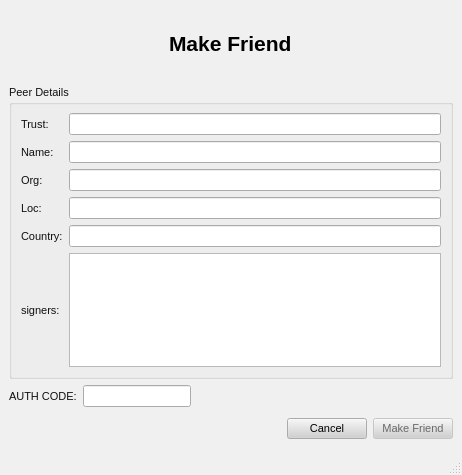
<ui version="4.0" >
 <class>ConnectDialog</class>
 <widget class="QMainWindow" name="ConnectDialog" >
  <property name="geometry" >
   <rect>
    <x>0</x>
    <y>0</y>
    <width>462</width>
    <height>475</height>
   </rect>
  </property>
  <property name="palette" >
   <palette>
    <active>
     <colorrole role="WindowText" >
      <brush brushstyle="SolidPattern" >
       <color alpha="255" >
        <red>16</red>
        <green>16</green>
        <blue>16</blue>
       </color>
      </brush>
     </colorrole>
     <colorrole role="Button" >
      <brush brushstyle="SolidPattern" >
       <color alpha="255" >
        <red>208</red>
        <green>208</green>
        <blue>208</blue>
       </color>
      </brush>
     </colorrole>
     <colorrole role="Light" >
      <brush brushstyle="SolidPattern" >
       <color alpha="255" >
        <red>255</red>
        <green>255</green>
        <blue>255</blue>
       </color>
      </brush>
     </colorrole>
     <colorrole role="Midlight" >
      <brush brushstyle="SolidPattern" >
       <color alpha="255" >
        <red>247</red>
        <green>247</green>
        <blue>247</blue>
       </color>
      </brush>
     </colorrole>
     <colorrole role="Dark" >
      <brush brushstyle="SolidPattern" >
       <color alpha="255" >
        <red>104</red>
        <green>104</green>
        <blue>104</blue>
       </color>
      </brush>
     </colorrole>
     <colorrole role="Mid" >
      <brush brushstyle="SolidPattern" >
       <color alpha="255" >
        <red>160</red>
        <green>160</green>
        <blue>160</blue>
       </color>
      </brush>
     </colorrole>
     <colorrole role="Text" >
      <brush brushstyle="SolidPattern" >
       <color alpha="255" >
        <red>0</red>
        <green>0</green>
        <blue>0</blue>
       </color>
      </brush>
     </colorrole>
     <colorrole role="BrightText" >
      <brush brushstyle="SolidPattern" >
       <color alpha="255" >
        <red>255</red>
        <green>255</green>
        <blue>255</blue>
       </color>
      </brush>
     </colorrole>
     <colorrole role="ButtonText" >
      <brush brushstyle="SolidPattern" >
       <color alpha="255" >
        <red>0</red>
        <green>0</green>
        <blue>0</blue>
       </color>
      </brush>
     </colorrole>
     <colorrole role="Base" >
      <brush brushstyle="SolidPattern" >
       <color alpha="255" >
        <red>255</red>
        <green>255</green>
        <blue>255</blue>
       </color>
      </brush>
     </colorrole>
     <colorrole role="Window" >
      <brush brushstyle="SolidPattern" >
       <color alpha="255" >
        <red>240</red>
        <green>240</green>
        <blue>240</blue>
       </color>
      </brush>
     </colorrole>
     <colorrole role="Shadow" >
      <brush brushstyle="SolidPattern" >
       <color alpha="255" >
        <red>0</red>
        <green>0</green>
        <blue>0</blue>
       </color>
      </brush>
     </colorrole>
     <colorrole role="Highlight" >
      <brush brushstyle="SolidPattern" >
       <color alpha="255" >
        <red>0</red>
        <green>0</green>
        <blue>0</blue>
       </color>
      </brush>
     </colorrole>
     <colorrole role="HighlightedText" >
      <brush brushstyle="SolidPattern" >
       <color alpha="255" >
        <red>255</red>
        <green>255</green>
        <blue>255</blue>
       </color>
      </brush>
     </colorrole>
     <colorrole role="Link" >
      <brush brushstyle="SolidPattern" >
       <color alpha="255" >
        <red>0</red>
        <green>0</green>
        <blue>255</blue>
       </color>
      </brush>
     </colorrole>
     <colorrole role="LinkVisited" >
      <brush brushstyle="SolidPattern" >
       <color alpha="255" >
        <red>255</red>
        <green>0</green>
        <blue>255</blue>
       </color>
      </brush>
     </colorrole>
     <colorrole role="AlternateBase" >
      <brush brushstyle="SolidPattern" >
       <color alpha="255" >
        <red>247</red>
        <green>247</green>
        <blue>247</blue>
       </color>
      </brush>
     </colorrole>
    </active>
    <inactive>
     <colorrole role="WindowText" >
      <brush brushstyle="SolidPattern" >
       <color alpha="255" >
        <red>16</red>
        <green>16</green>
        <blue>16</blue>
       </color>
      </brush>
     </colorrole>
     <colorrole role="Button" >
      <brush brushstyle="SolidPattern" >
       <color alpha="255" >
        <red>208</red>
        <green>208</green>
        <blue>208</blue>
       </color>
      </brush>
     </colorrole>
     <colorrole role="Light" >
      <brush brushstyle="SolidPattern" >
       <color alpha="255" >
        <red>255</red>
        <green>255</green>
        <blue>255</blue>
       </color>
      </brush>
     </colorrole>
     <colorrole role="Midlight" >
      <brush brushstyle="SolidPattern" >
       <color alpha="255" >
        <red>247</red>
        <green>247</green>
        <blue>247</blue>
       </color>
      </brush>
     </colorrole>
     <colorrole role="Dark" >
      <brush brushstyle="SolidPattern" >
       <color alpha="255" >
        <red>104</red>
        <green>104</green>
        <blue>104</blue>
       </color>
      </brush>
     </colorrole>
     <colorrole role="Mid" >
      <brush brushstyle="SolidPattern" >
       <color alpha="255" >
        <red>160</red>
        <green>160</green>
        <blue>160</blue>
       </color>
      </brush>
     </colorrole>
     <colorrole role="Text" >
      <brush brushstyle="SolidPattern" >
       <color alpha="255" >
        <red>0</red>
        <green>0</green>
        <blue>0</blue>
       </color>
      </brush>
     </colorrole>
     <colorrole role="BrightText" >
      <brush brushstyle="SolidPattern" >
       <color alpha="255" >
        <red>255</red>
        <green>255</green>
        <blue>255</blue>
       </color>
      </brush>
     </colorrole>
     <colorrole role="ButtonText" >
      <brush brushstyle="SolidPattern" >
       <color alpha="255" >
        <red>0</red>
        <green>0</green>
        <blue>0</blue>
       </color>
      </brush>
     </colorrole>
     <colorrole role="Base" >
      <brush brushstyle="SolidPattern" >
       <color alpha="255" >
        <red>255</red>
        <green>255</green>
        <blue>255</blue>
       </color>
      </brush>
     </colorrole>
     <colorrole role="Window" >
      <brush brushstyle="SolidPattern" >
       <color alpha="255" >
        <red>240</red>
        <green>240</green>
        <blue>240</blue>
       </color>
      </brush>
     </colorrole>
     <colorrole role="Shadow" >
      <brush brushstyle="SolidPattern" >
       <color alpha="255" >
        <red>0</red>
        <green>0</green>
        <blue>0</blue>
       </color>
      </brush>
     </colorrole>
     <colorrole role="Highlight" >
      <brush brushstyle="SolidPattern" >
       <color alpha="255" >
        <red>0</red>
        <green>0</green>
        <blue>0</blue>
       </color>
      </brush>
     </colorrole>
     <colorrole role="HighlightedText" >
      <brush brushstyle="SolidPattern" >
       <color alpha="255" >
        <red>255</red>
        <green>255</green>
        <blue>255</blue>
       </color>
      </brush>
     </colorrole>
     <colorrole role="Link" >
      <brush brushstyle="SolidPattern" >
       <color alpha="255" >
        <red>0</red>
        <green>0</green>
        <blue>255</blue>
       </color>
      </brush>
     </colorrole>
     <colorrole role="LinkVisited" >
      <brush brushstyle="SolidPattern" >
       <color alpha="255" >
        <red>255</red>
        <green>0</green>
        <blue>255</blue>
       </color>
      </brush>
     </colorrole>
     <colorrole role="AlternateBase" >
      <brush brushstyle="SolidPattern" >
       <color alpha="255" >
        <red>247</red>
        <green>247</green>
        <blue>247</blue>
       </color>
      </brush>
     </colorrole>
    </inactive>
    <disabled>
     <colorrole role="WindowText" >
      <brush brushstyle="SolidPattern" >
       <color alpha="255" >
        <red>104</red>
        <green>104</green>
        <blue>104</blue>
       </color>
      </brush>
     </colorrole>
     <colorrole role="Button" >
      <brush brushstyle="SolidPattern" >
       <color alpha="255" >
        <red>208</red>
        <green>208</green>
        <blue>208</blue>
       </color>
      </brush>
     </colorrole>
     <colorrole role="Light" >
      <brush brushstyle="SolidPattern" >
       <color alpha="255" >
        <red>255</red>
        <green>255</green>
        <blue>255</blue>
       </color>
      </brush>
     </colorrole>
     <colorrole role="Midlight" >
      <brush brushstyle="SolidPattern" >
       <color alpha="255" >
        <red>247</red>
        <green>247</green>
        <blue>247</blue>
       </color>
      </brush>
     </colorrole>
     <colorrole role="Dark" >
      <brush brushstyle="SolidPattern" >
       <color alpha="255" >
        <red>104</red>
        <green>104</green>
        <blue>104</blue>
       </color>
      </brush>
     </colorrole>
     <colorrole role="Mid" >
      <brush brushstyle="SolidPattern" >
       <color alpha="255" >
        <red>160</red>
        <green>160</green>
        <blue>160</blue>
       </color>
      </brush>
     </colorrole>
     <colorrole role="Text" >
      <brush brushstyle="SolidPattern" >
       <color alpha="255" >
        <red>104</red>
        <green>104</green>
        <blue>104</blue>
       </color>
      </brush>
     </colorrole>
     <colorrole role="BrightText" >
      <brush brushstyle="SolidPattern" >
       <color alpha="255" >
        <red>255</red>
        <green>255</green>
        <blue>255</blue>
       </color>
      </brush>
     </colorrole>
     <colorrole role="ButtonText" >
      <brush brushstyle="SolidPattern" >
       <color alpha="255" >
        <red>104</red>
        <green>104</green>
        <blue>104</blue>
       </color>
      </brush>
     </colorrole>
     <colorrole role="Base" >
      <brush brushstyle="SolidPattern" >
       <color alpha="255" >
        <red>240</red>
        <green>240</green>
        <blue>240</blue>
       </color>
      </brush>
     </colorrole>
     <colorrole role="Window" >
      <brush brushstyle="SolidPattern" >
       <color alpha="255" >
        <red>240</red>
        <green>240</green>
        <blue>240</blue>
       </color>
      </brush>
     </colorrole>
     <colorrole role="Shadow" >
      <brush brushstyle="SolidPattern" >
       <color alpha="255" >
        <red>0</red>
        <green>0</green>
        <blue>0</blue>
       </color>
      </brush>
     </colorrole>
     <colorrole role="Highlight" >
      <brush brushstyle="SolidPattern" >
       <color alpha="255" >
        <red>0</red>
        <green>0</green>
        <blue>0</blue>
       </color>
      </brush>
     </colorrole>
     <colorrole role="HighlightedText" >
      <brush brushstyle="SolidPattern" >
       <color alpha="255" >
        <red>255</red>
        <green>255</green>
        <blue>255</blue>
       </color>
      </brush>
     </colorrole>
     <colorrole role="Link" >
      <brush brushstyle="SolidPattern" >
       <color alpha="255" >
        <red>0</red>
        <green>0</green>
        <blue>255</blue>
       </color>
      </brush>
     </colorrole>
     <colorrole role="LinkVisited" >
      <brush brushstyle="SolidPattern" >
       <color alpha="255" >
        <red>255</red>
        <green>0</green>
        <blue>255</blue>
       </color>
      </brush>
     </colorrole>
     <colorrole role="AlternateBase" >
      <brush brushstyle="SolidPattern" >
       <color alpha="255" >
        <red>247</red>
        <green>247</green>
        <blue>247</blue>
       </color>
      </brush>
     </colorrole>
    </disabled>
   </palette>
  </property>
  <property name="font" >
   <font>
    <family>Arial</family>
    <pointsize>8</pointsize>
    <weight>50</weight>
    <italic>false</italic>
    <bold>false</bold>
    <underline>false</underline>
    <strikeout>false</strikeout>
   </font>
  </property>
  <property name="contextMenuPolicy" >
   <enum>Qt::NoContextMenu</enum>
  </property>
  <property name="windowTitle" >
   <string>Make Friend</string>
  </property>
  <property name="windowIcon" >
   <iconset resource="../images.qrc" >
    <normaloff>:/images/rstray3.png</normaloff>:/images/rstray3.png</iconset>
  </property>
  <widget class="QWidget" name="centralwidget" >
   <property name="geometry" >
    <rect>
     <x>0</x>
     <y>0</y>
     <width>462</width>
     <height>453</height>
    </rect>
   </property>
   <layout class="QGridLayout" name="gridLayout_2" >
    <item row="0" column="0" colspan="3" >
     <widget class="QLabel" name="label_8" >
      <property name="minimumSize" >
       <size>
        <width>0</width>
        <height>70</height>
       </size>
      </property>
      <property name="styleSheet" >
       <string notr="true" >background-image: url(:/images/addfriendlabel.png)</string>
      </property>
      <property name="text" >
       <string>&lt;!DOCTYPE HTML PUBLIC "-//W3C//DTD HTML 4.0//EN" "http://www.w3.org/TR/REC-html40/strict.dtd">
&lt;html>&lt;head>&lt;meta name="qrichtext" content="1" />&lt;style type="text/css">
p, li { white-space: pre-wrap; }
&lt;/style>&lt;/head>&lt;body style=" font-family:'Arial'; font-size:8pt; font-weight:400; font-style:normal;">
&lt;p style=" margin-top:0px; margin-bottom:0px; margin-left:0px; margin-right:0px; -qt-block-indent:0; text-indent:0px;">&lt;span style=" font-size:16pt; font-weight:600; color:#000000;">		Make Friend&lt;/span>&lt;/p>&lt;/body>&lt;/html></string>
      </property>
     </widget>
    </item>
    <item row="1" column="0" colspan="3" >
     <widget class="QGroupBox" name="groupBox" >
      <property name="title" >
       <string>Peer Details</string>
      </property>
      <layout class="QGridLayout" name="gridLayout" >
       <item row="0" column="0" >
        <widget class="QLabel" name="label" >
         <property name="text" >
          <string>Trust:</string>
         </property>
        </widget>
       </item>
       <item row="0" column="1" >
        <widget class="QLineEdit" name="trust" >
         <property name="readOnly" >
          <bool>true</bool>
         </property>
        </widget>
       </item>
       <item row="1" column="0" >
        <widget class="QLabel" name="label_2" >
         <property name="text" >
          <string>Name:</string>
         </property>
        </widget>
       </item>
       <item row="1" column="1" >
        <widget class="QLineEdit" name="name" >
         <property name="readOnly" >
          <bool>true</bool>
         </property>
        </widget>
       </item>
       <item row="2" column="0" >
        <widget class="QLabel" name="label_3" >
         <property name="text" >
          <string>Org:</string>
         </property>
        </widget>
       </item>
       <item row="2" column="1" >
        <widget class="QLineEdit" name="org" >
         <property name="readOnly" >
          <bool>true</bool>
         </property>
        </widget>
       </item>
       <item row="3" column="0" >
        <widget class="QLabel" name="label_4" >
         <property name="text" >
          <string>Loc:</string>
         </property>
        </widget>
       </item>
       <item row="3" column="1" >
        <widget class="QLineEdit" name="loc" >
         <property name="readOnly" >
          <bool>true</bool>
         </property>
        </widget>
       </item>
       <item row="4" column="0" >
        <widget class="QLabel" name="label_5" >
         <property name="text" >
          <string>Country:</string>
         </property>
        </widget>
       </item>
       <item row="4" column="1" >
        <widget class="QLineEdit" name="country" >
         <property name="readOnly" >
          <bool>true</bool>
         </property>
        </widget>
       </item>
       <item row="5" column="0" >
        <widget class="QLabel" name="label_6" >
         <property name="text" >
          <string>signers:</string>
         </property>
        </widget>
       </item>
       <item row="5" column="1" >
        <widget class="QTextBrowser" name="signers" />
       </item>
      </layout>
     </widget>
    </item>
    <item row="2" column="0" >
     <widget class="QLabel" name="label_7" >
      <property name="text" >
       <string>AUTH CODE:</string>
      </property>
     </widget>
    </item>
    <item row="2" column="1" >
     <widget class="QLineEdit" name="Ledit_name" >
      <property name="sizePolicy" >
       <sizepolicy vsizetype="Fixed" hsizetype="Fixed" >
        <horstretch>0</horstretch>
        <verstretch>0</verstretch>
       </sizepolicy>
      </property>
     </widget>
    </item>
    <item row="2" column="2" >
     <spacer>
      <property name="orientation" >
       <enum>Qt::Horizontal</enum>
      </property>
      <property name="sizeType" >
       <enum>QSizePolicy::Expanding</enum>
      </property>
      <property name="sizeHint" stdset="0" >
       <size>
        <width>235</width>
        <height>18</height>
       </size>
      </property>
     </spacer>
    </item>
    <item row="3" column="0" colspan="3" >
     <layout class="QHBoxLayout" >
      <property name="spacing" >
       <number>6</number>
      </property>
      <property name="margin" >
       <number>0</number>
      </property>
      <item>
       <spacer>
        <property name="orientation" >
         <enum>Qt::Horizontal</enum>
        </property>
        <property name="sizeHint" stdset="0" >
         <size>
          <width>131</width>
          <height>31</height>
         </size>
        </property>
       </spacer>
      </item>
      <item>
       <widget class="QPushButton" name="cancelButton" >
        <property name="minimumSize" >
         <size>
          <width>77</width>
          <height>0</height>
         </size>
        </property>
        <property name="text" >
         <string>Cancel</string>
        </property>
        <property name="icon" >
         <iconset resource="../images.qrc" >
          <normaloff>:/images/cancel.png</normaloff>:/images/cancel.png</iconset>
        </property>
       </widget>
      </item>
      <item>
       <widget class="QPushButton" name="okButton" >
        <property name="enabled" >
         <bool>false</bool>
        </property>
        <property name="minimumSize" >
         <size>
          <width>77</width>
          <height>0</height>
         </size>
        </property>
        <property name="text" >
         <string>Make Friend</string>
        </property>
        <property name="icon" >
         <iconset resource="../images.qrc" >
          <normaloff>:/images/user/add_user16.png</normaloff>:/images/user/add_user16.png</iconset>
        </property>
       </widget>
      </item>
     </layout>
    </item>
   </layout>
  </widget>
  <widget class="QStatusBar" name="statusbar" >
   <property name="geometry" >
    <rect>
     <x>0</x>
     <y>453</y>
     <width>462</width>
     <height>22</height>
    </rect>
   </property>
  </widget>
 </widget>
 <tabstops>
  <tabstop>trust</tabstop>
  <tabstop>name</tabstop>
  <tabstop>org</tabstop>
  <tabstop>loc</tabstop>
  <tabstop>country</tabstop>
  <tabstop>signers</tabstop>
  <tabstop>Ledit_name</tabstop>
 </tabstops>
 <resources>
  <include location="../images.qrc" />
 </resources>
 <connections/>
</ui>
